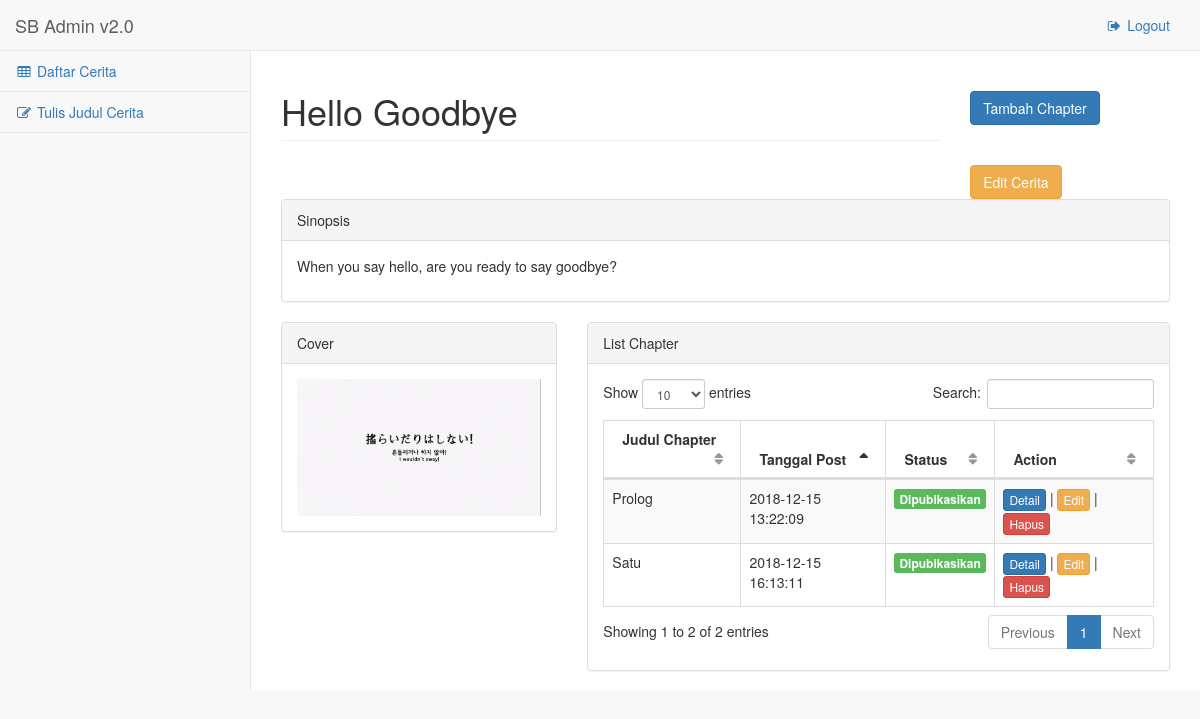
Page /template/pages/tables_subcerita.php?ID_CERITA=2 (signed in) on the earlier database version.
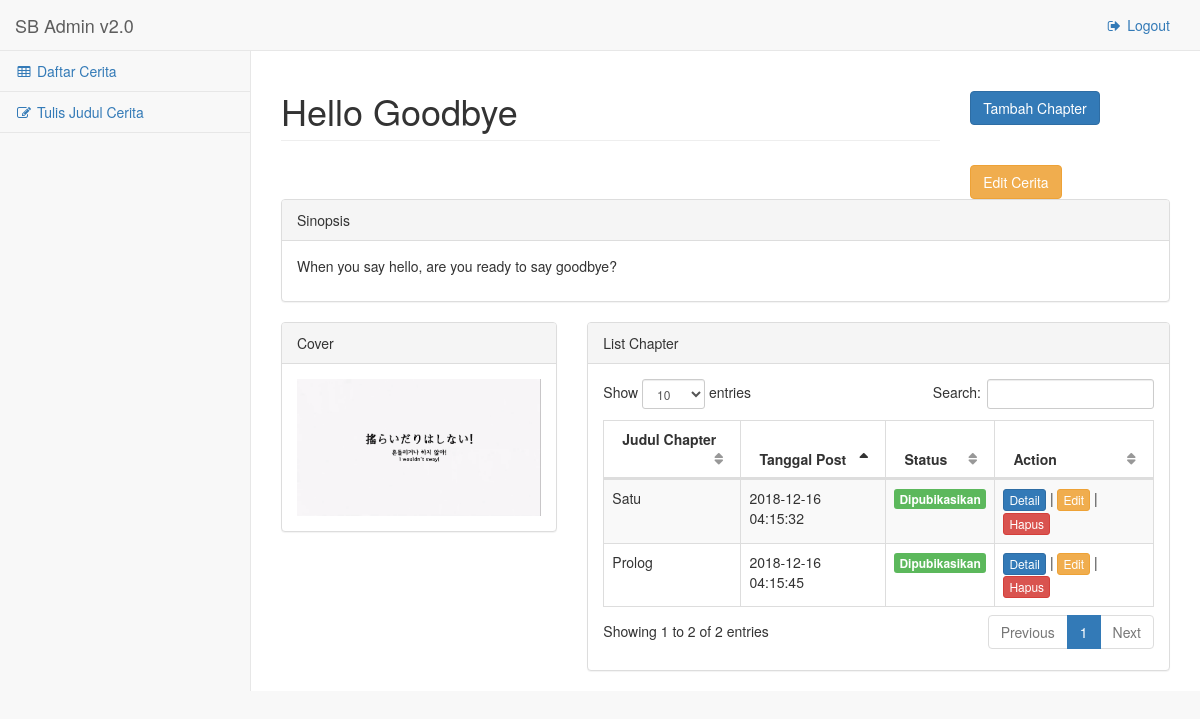
Same page on the later database version.
### tables this page shows
CREATE TABLE `cerita` (
  `ID_CERITA` int(11) NOT NULL,
  `EMAIL` varchar(100) DEFAULT NULL,
  `JUDUL` varchar(100) DEFAULT NULL,
  `GAMBAR` varchar(500) NOT NULL,
  `SINOPSIS` varchar(10000) NOT NULL,
  `VIEW` int(11) DEFAULT '0',
  `TGL_POST` timestamp NOT NULL DEFAULT CURRENT_TIMESTAMP ON UPDATE CURRENT_TIMESTAMP,
  `STATUS` int(1) NOT NULL DEFAULT '0'
);

CREATE TABLE `subcerita` (
  `ID_SUBCERITA` int(11) NOT NULL,
  `ID_CERITA` int(11) DEFAULT NULL,
  `JUDUL_SUBCERITA` varchar(500) NOT NULL,
  `ISI_CERITA` varchar(10000) DEFAULT NULL,
  `STATUS_SUBCERITA` int(1) NOT NULL,
  `TGL_POST` timestamp NOT NULL DEFAULT CURRENT_TIMESTAMP ON UPDATE CURRENT_TIMESTAMP
);

### template/pages/tables_subcerita.php (the view, shortened to what this page needs)
<?php
include_once("../proses/connection/koneksi.php");
$id_cerita = $_GET['ID_CERITA'];
$result = mysqli_query($mysqli, "SELECT * FROM subcerita WHERE ID_CERITA=$id_cerita order by TGL_POST DESC");
$result_cerita = mysqli_query($mysqli, "SELECT * FROM cerita WHERE ID_CERITA=$id_cerita");
while($cerita = mysqli_fetch_assoc($result_cerita))
{
    $judul = $cerita['JUDUL'];
    $sinopsis = $cerita['SINOPSIS'];
	$cover = $cerita['GAMBAR'];
}
?>
<!DOCTYPE html>
<html lang="en">
<head>
    <link href="../vendor/bootstrap/css/bootstrap.min.css" rel="stylesheet">
    <link href="../vendor/metisMenu/metisMenu.min.css" rel="stylesheet">
    <link href="../vendor/datatables-plugins/dataTables.bootstrap.css" rel="stylesheet">
    <link href="../vendor/datatables-responsive/dataTables.responsive.css" rel="stylesheet">
    <link href="../dist/css/sb-admin-2.css" rel="stylesheet">
    <link href="../vendor/font-awesome/css/font-awesome.min.css" rel="stylesheet" type="text/css">
</head>
<body>
    <div id="wrapper">
        <nav class="navbar navbar-default navbar-static-top" role="navigation" style="margin-bottom: 0">
            <div class="navbar-header">
                <a class="navbar-brand" href="tables.php">SB Admin v2.0</a>
            </div>
            <ul class="nav navbar-top-links navbar-right">
                <li>
					<a href="logout.php"><i class="fa fa-sign-out fa-fw"></i> Logout</a>
                </li>
            </ul>
            <div class="navbar-default sidebar" role="navigation">
                <div class="sidebar-nav navbar-collapse">
                    <ul class="nav" id="side-menu">
                        <li>
                            <a href="tables.php"><i class="fa fa-table fa-fw"></i> Daftar Cerita</a>
                        </li>
                        <li>
                            <a href="forms.php"><i class="fa fa-edit fa-fw"></i> Tulis Judul Cerita</a>
                        </li>
                    </ul>
                </div>
            </div>
        </nav>
        <div id="page-wrapper">
            <div class="row">
                <div class="col-lg-9">
                    <h1 class="page-header"><?php echo $judul;?></h1>
                </div>
                <div class="col-lg-3">
                    <?php
						echo "<a type='button' class='btn btn-primary page-header' href=forms_subcerita.php?ID_CERITA=".$id_cerita.">Tambah Chapter</a> ";
						echo "<a type='button' class='btn btn-warning page-header' href=forms_edit.php?ID_CERITA=".$id_cerita.">Edit Cerita</a>";
					?>
                </div>
            </div>
			<div class="row">
				<div class="col-lg-12">
					<div class="panel panel-default">
                        <div class="panel-heading">
                            Sinopsis
                        </div>
                        <div class="panel-body">
                            <p><?php echo $sinopsis;?></p>
                        </div>
                    </div>
				</div>
			</div>
            <div class="row">
				<div class="col-lg-4">
					<div class="panel panel-default">
                        <div class="panel-heading">
                            Cover
                        </div>
                        <div class="panel-body">
                            <img src="../img/<?php echo $cover;?>" class="img-responsive" width="300px" alt="Responsive image">
                        </div>
                    </div>
				</div>
                <div class="col-lg-8">
                    <div class="panel panel-default">
                        <div class="panel-heading">
                            List Chapter
                        </div>
                        <div class="panel-body">
                            <table width="100%" class="table table-striped table-bordered table-hover" id="dataTables-example">
                                <thead>
                                    <tr>
                                        <th>Judul Chapter</th>
                                        <th>Tanggal Post</th>
                                        <th>Status</th>
                                        <th>Action</th>
                                    </tr>
                                </thead>
                                <tbody>
									<?php
										while($cerita = mysqli_fetch_array($result)) {
											echo "<tr>";
											echo "<td>".$cerita['JUDUL_SUBCERITA']."</td>";
											echo "<td>".$cerita['TGL_POST']."</td>";
											if($cerita['STATUS_SUBCERITA'] == 0){
												echo "<td><label class='btn-warning btn-xs'>Diarsipkan</label></td>";
											} else {
												echo "<td><label class='btn-success btn-xs'>Dipubikasikan</label></td>";
											}
											echo "<td><a type='button' class='btn btn-primary btn-xs' href=tables_subcerita?ID_CERITA=".$cerita['ID_SUBCERITA'].">Detail</a> | <a type='button' class='btn btn-warning btn-xs' href=forms_subcerita_edit.php?ID_SUBCERITA=".$cerita['ID_SUBCERITA'].">Edit</a> | <a type='button' class='btn btn-danger btn-xs' href=delete_subcerita.php?ID_SUBCERITA=".$cerita['ID_SUBCERITA'].">Hapus</a>";
											echo "</tr>";
										}
									?>
                                </tbody>
                            </table>
                        </div>
                    </div>
                </div>
            </div>
        </div>
    </div>
</body>
</html>

Differences in the rows shown:
changed subcerita "Prolog": TGL_POST "2018-12-15 13:22:09" → "2018-12-16 04:15:45"; moves up the list
changed subcerita "Satu": TGL_POST "2018-12-15 16:13:11" → "2018-12-16 04:15:32"
